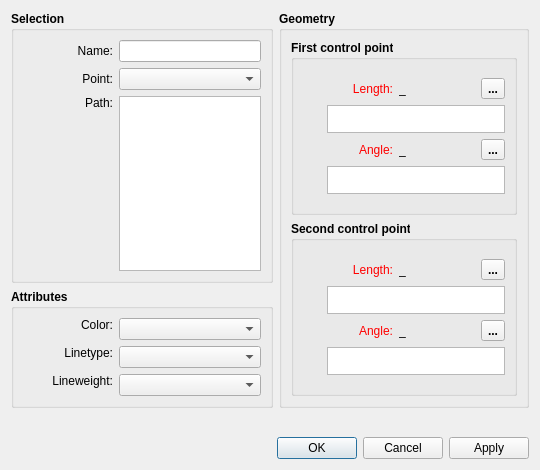
<?xml version="1.0" encoding="UTF-8"?>
<ui version="4.0">
 <class>DialogSplinePath</class>
 <widget class="QDialog" name="DialogSplinePath">
  <property name="geometry">
   <rect>
    <x>0</x>
    <y>0</y>
    <width>540</width>
    <height>470</height>
   </rect>
  </property>
  <property name="minimumSize">
   <size>
    <width>540</width>
    <height>470</height>
   </size>
  </property>
  <property name="windowTitle">
   <string>Spline - Interactive</string>
  </property>
  <property name="windowIcon">
   <iconset resource="../../../vmisc/share/resources/icon.qrc">
    <normaloff>:/icon/64x64/icon64x64.png</normaloff>:/icon/64x64/icon64x64.png</iconset>
  </property>
  <property name="locale">
   <locale language="English" country="UnitedStates"/>
  </property>
  <layout class="QVBoxLayout" name="verticalLayout_9">
   <item>
    <layout class="QHBoxLayout" name="horizontalLayout_5">
     <item>
      <layout class="QVBoxLayout" name="verticalLayout_4">
       <item>
        <widget class="QGroupBox" name="selection_GroupBox">
         <property name="sizePolicy">
          <sizepolicy hsizetype="Expanding" vsizetype="Preferred">
           <horstretch>0</horstretch>
           <verstretch>0</verstretch>
          </sizepolicy>
         </property>
         <property name="minimumSize">
          <size>
           <width>0</width>
           <height>0</height>
          </size>
         </property>
         <property name="font">
          <font>
           <pointsize>9</pointsize>
           <bold>true</bold>
          </font>
         </property>
         <property name="title">
          <string>Selection</string>
         </property>
         <layout class="QVBoxLayout" name="verticalLayout_8">
          <item>
           <layout class="QFormLayout" name="formLayout">
            <property name="labelAlignment">
             <set>Qt::AlignRight|Qt::AlignTrailing|Qt::AlignVCenter</set>
            </property>
            <item row="0" column="0">
             <widget class="QLabel" name="labelName">
              <property name="minimumSize">
               <size>
                <width>90</width>
                <height>0</height>
               </size>
              </property>
              <property name="font">
               <font>
                <pointsize>9</pointsize>
                <bold>false</bold>
               </font>
              </property>
              <property name="text">
               <string>Name:</string>
              </property>
              <property name="alignment">
               <set>Qt::AlignRight|Qt::AlignTrailing|Qt::AlignVCenter</set>
              </property>
             </widget>
            </item>
            <item row="0" column="1">
             <widget class="QLineEdit" name="lineEditSplPathName">
              <property name="sizePolicy">
               <sizepolicy hsizetype="Preferred" vsizetype="Fixed">
                <horstretch>0</horstretch>
                <verstretch>0</verstretch>
               </sizepolicy>
              </property>
              <property name="minimumSize">
               <size>
                <width>60</width>
                <height>0</height>
               </size>
              </property>
              <property name="font">
               <font>
                <pointsize>9</pointsize>
                <bold>false</bold>
               </font>
              </property>
              <property name="readOnly">
               <bool>true</bool>
              </property>
             </widget>
            </item>
            <item row="1" column="0">
             <widget class="QLabel" name="labelPoint">
              <property name="minimumSize">
               <size>
                <width>90</width>
                <height>0</height>
               </size>
              </property>
              <property name="font">
               <font>
                <pointsize>9</pointsize>
                <bold>false</bold>
               </font>
              </property>
              <property name="text">
               <string>Point:</string>
              </property>
              <property name="alignment">
               <set>Qt::AlignRight|Qt::AlignTrailing|Qt::AlignVCenter</set>
              </property>
             </widget>
            </item>
            <item row="1" column="1">
             <widget class="QComboBox" name="comboBoxPoint">
              <property name="sizePolicy">
               <sizepolicy hsizetype="Preferred" vsizetype="Fixed">
                <horstretch>0</horstretch>
                <verstretch>0</verstretch>
               </sizepolicy>
              </property>
              <property name="minimumSize">
               <size>
                <width>60</width>
                <height>0</height>
               </size>
              </property>
              <property name="font">
               <font>
                <pointsize>9</pointsize>
                <bold>false</bold>
               </font>
              </property>
             </widget>
            </item>
            <item row="2" column="0">
             <widget class="QLabel" name="label">
              <property name="minimumSize">
               <size>
                <width>90</width>
                <height>0</height>
               </size>
              </property>
              <property name="font">
               <font>
                <pointsize>9</pointsize>
                <bold>false</bold>
               </font>
              </property>
              <property name="text">
               <string>Path:</string>
              </property>
              <property name="alignment">
               <set>Qt::AlignRight|Qt::AlignTop|Qt::AlignTrailing</set>
              </property>
             </widget>
            </item>
            <item row="2" column="1">
             <widget class="QListWidget" name="listWidget">
              <property name="sizePolicy">
               <sizepolicy hsizetype="Preferred" vsizetype="Expanding">
                <horstretch>0</horstretch>
                <verstretch>0</verstretch>
               </sizepolicy>
              </property>
              <property name="minimumSize">
               <size>
                <width>60</width>
                <height>0</height>
               </size>
              </property>
              <property name="toolTip">
               <string>List of points</string>
              </property>
             </widget>
            </item>
           </layout>
          </item>
         </layout>
        </widget>
       </item>
       <item>
        <widget class="QGroupBox" name="attributes_GroupBox">
         <property name="minimumSize">
          <size>
           <width>240</width>
           <height>0</height>
          </size>
         </property>
         <property name="font">
          <font>
           <pointsize>9</pointsize>
           <bold>true</bold>
          </font>
         </property>
         <property name="title">
          <string>Attributes</string>
         </property>
         <layout class="QVBoxLayout" name="verticalLayout_5">
          <item>
           <layout class="QFormLayout" name="formLayout_3">
            <property name="labelAlignment">
             <set>Qt::AlignRight|Qt::AlignTrailing|Qt::AlignVCenter</set>
            </property>
            <item row="1" column="0">
             <widget class="QLabel" name="lineType_Label">
              <property name="sizePolicy">
               <sizepolicy hsizetype="MinimumExpanding" vsizetype="Fixed">
                <horstretch>0</horstretch>
                <verstretch>0</verstretch>
               </sizepolicy>
              </property>
              <property name="minimumSize">
               <size>
                <width>90</width>
                <height>0</height>
               </size>
              </property>
              <property name="maximumSize">
               <size>
                <width>16777215</width>
                <height>16777215</height>
               </size>
              </property>
              <property name="font">
               <font>
                <pointsize>9</pointsize>
                <bold>false</bold>
               </font>
              </property>
              <property name="text">
               <string>Linetype:</string>
              </property>
              <property name="alignment">
               <set>Qt::AlignRight|Qt::AlignTrailing|Qt::AlignVCenter</set>
              </property>
             </widget>
            </item>
            <item row="1" column="1">
             <widget class="LineTypeComboBox" name="lineType_ComboBox">
              <property name="sizePolicy">
               <sizepolicy hsizetype="Preferred" vsizetype="Fixed">
                <horstretch>0</horstretch>
                <verstretch>0</verstretch>
               </sizepolicy>
              </property>
              <property name="minimumSize">
               <size>
                <width>60</width>
                <height>0</height>
               </size>
              </property>
              <property name="maximumSize">
               <size>
                <width>16777215</width>
                <height>16777215</height>
               </size>
              </property>
              <property name="font">
               <font>
                <pointsize>9</pointsize>
                <bold>false</bold>
               </font>
              </property>
             </widget>
            </item>
            <item row="2" column="0">
             <widget class="QLabel" name="lineWeight_Label">
              <property name="sizePolicy">
               <sizepolicy hsizetype="MinimumExpanding" vsizetype="Fixed">
                <horstretch>0</horstretch>
                <verstretch>0</verstretch>
               </sizepolicy>
              </property>
              <property name="minimumSize">
               <size>
                <width>90</width>
                <height>0</height>
               </size>
              </property>
              <property name="maximumSize">
               <size>
                <width>16777215</width>
                <height>16777215</height>
               </size>
              </property>
              <property name="font">
               <font>
                <pointsize>9</pointsize>
                <bold>false</bold>
               </font>
              </property>
              <property name="text">
               <string>Lineweight:</string>
              </property>
              <property name="alignment">
               <set>Qt::AlignRight|Qt::AlignTrailing|Qt::AlignVCenter</set>
              </property>
             </widget>
            </item>
            <item row="2" column="1">
             <widget class="LineWeightComboBox" name="lineWeight_ComboBox">
              <property name="sizePolicy">
               <sizepolicy hsizetype="Preferred" vsizetype="Fixed">
                <horstretch>0</horstretch>
                <verstretch>0</verstretch>
               </sizepolicy>
              </property>
              <property name="minimumSize">
               <size>
                <width>60</width>
                <height>0</height>
               </size>
              </property>
              <property name="font">
               <font>
                <pointsize>9</pointsize>
                <bold>false</bold>
               </font>
              </property>
             </widget>
            </item>
            <item row="0" column="0">
             <widget class="QLabel" name="lineColor_Label">
              <property name="sizePolicy">
               <sizepolicy hsizetype="MinimumExpanding" vsizetype="Fixed">
                <horstretch>0</horstretch>
                <verstretch>0</verstretch>
               </sizepolicy>
              </property>
              <property name="minimumSize">
               <size>
                <width>90</width>
                <height>0</height>
               </size>
              </property>
              <property name="maximumSize">
               <size>
                <width>16777215</width>
                <height>16777215</height>
               </size>
              </property>
              <property name="font">
               <font>
                <pointsize>9</pointsize>
                <bold>false</bold>
               </font>
              </property>
              <property name="text">
               <string>Color:</string>
              </property>
              <property name="alignment">
               <set>Qt::AlignRight|Qt::AlignTrailing|Qt::AlignVCenter</set>
              </property>
             </widget>
            </item>
            <item row="0" column="1">
             <widget class="ColorComboBox" name="lineColor_ComboBox">
              <property name="sizePolicy">
               <sizepolicy hsizetype="Preferred" vsizetype="Fixed">
                <horstretch>0</horstretch>
                <verstretch>0</verstretch>
               </sizepolicy>
              </property>
              <property name="minimumSize">
               <size>
                <width>60</width>
                <height>0</height>
               </size>
              </property>
              <property name="font">
               <font>
                <pointsize>9</pointsize>
                <bold>false</bold>
               </font>
              </property>
             </widget>
            </item>
           </layout>
          </item>
         </layout>
        </widget>
       </item>
      </layout>
     </item>
     <item>
      <widget class="QGroupBox" name="geometry_GroupBox">
       <property name="sizePolicy">
        <sizepolicy hsizetype="Expanding" vsizetype="Preferred">
         <horstretch>0</horstretch>
         <verstretch>0</verstretch>
        </sizepolicy>
       </property>
       <property name="minimumSize">
        <size>
         <width>250</width>
         <height>0</height>
        </size>
       </property>
       <property name="font">
        <font>
         <pointsize>9</pointsize>
         <bold>true</bold>
        </font>
       </property>
       <property name="title">
        <string>Geometry</string>
       </property>
       <layout class="QVBoxLayout" name="verticalLayout">
        <item>
         <widget class="QGroupBox" name="firstCP_GroupBox">
          <property name="font">
           <font>
            <pointsize>9</pointsize>
            <bold>true</bold>
           </font>
          </property>
          <property name="title">
           <string>First control point</string>
          </property>
          <layout class="QVBoxLayout" name="verticalLayout_3">
           <item>
            <layout class="QVBoxLayout" name="verticalLayout_6">
             <item>
              <layout class="QHBoxLayout" name="horizontalLayout_2">
               <item alignment="Qt::AlignLeft">
                <widget class="QLabel" name="labelEditLength1">
                 <property name="sizePolicy">
                  <sizepolicy hsizetype="Fixed" vsizetype="Preferred">
                   <horstretch>0</horstretch>
                   <verstretch>0</verstretch>
                  </sizepolicy>
                 </property>
                 <property name="minimumSize">
                  <size>
                   <width>90</width>
                   <height>0</height>
                  </size>
                 </property>
                 <property name="palette">
                  <palette>
                   <active>
                    <colorrole role="WindowText">
                     <brush brushstyle="SolidPattern">
                      <color alpha="255">
                       <red>255</red>
                       <green>0</green>
                       <blue>0</blue>
                      </color>
                     </brush>
                    </colorrole>
                   </active>
                   <inactive>
                    <colorrole role="WindowText">
                     <brush brushstyle="SolidPattern">
                      <color alpha="255">
                       <red>255</red>
                       <green>0</green>
                       <blue>0</blue>
                      </color>
                     </brush>
                    </colorrole>
                   </inactive>
                   <disabled>
                    <colorrole role="WindowText">
                     <brush brushstyle="SolidPattern">
                      <color alpha="255">
                       <red>159</red>
                       <green>158</green>
                       <blue>158</blue>
                      </color>
                     </brush>
                    </colorrole>
                   </disabled>
                  </palette>
                 </property>
                 <property name="font">
                  <font>
                   <pointsize>9</pointsize>
                   <bold>false</bold>
                  </font>
                 </property>
                 <property name="text">
                  <string>Length:</string>
                 </property>
                 <property name="alignment">
                  <set>Qt::AlignRight|Qt::AlignTrailing|Qt::AlignVCenter</set>
                 </property>
                </widget>
               </item>
               <item>
                <widget class="QLabel" name="labelResultLength1">
                 <property name="sizePolicy">
                  <sizepolicy hsizetype="Fixed" vsizetype="Preferred">
                   <horstretch>0</horstretch>
                   <verstretch>0</verstretch>
                  </sizepolicy>
                 </property>
                 <property name="minimumSize">
                  <size>
                   <width>70</width>
                   <height>0</height>
                  </size>
                 </property>
                 <property name="font">
                  <font>
                   <pointsize>9</pointsize>
                   <bold>false</bold>
                  </font>
                 </property>
                 <property name="toolTip">
                  <string>Value</string>
                 </property>
                 <property name="text">
                  <string notr="true">_</string>
                 </property>
                </widget>
               </item>
               <item>
                <spacer name="horizontalSpacer">
                 <property name="orientation">
                  <enum>Qt::Horizontal</enum>
                 </property>
                 <property name="sizeHint" stdset="0">
                  <size>
                   <width>40</width>
                   <height>20</height>
                  </size>
                 </property>
                </spacer>
               </item>
               <item alignment="Qt::AlignRight">
                <widget class="QToolButton" name="toolButtonExprLength1">
                 <property name="toolTip">
                  <string>Formula wizard</string>
                 </property>
                 <property name="text">
                  <string notr="true">...</string>
                 </property>
                 <property name="icon">
                  <iconset resource="../../../vmisc/share/resources/icon.qrc">
                   <normaloff>:/icon/24x24/fx.png</normaloff>:/icon/24x24/fx.png</iconset>
                 </property>
                 <property name="iconSize">
                  <size>
                   <width>24</width>
                   <height>24</height>
                  </size>
                 </property>
                </widget>
               </item>
              </layout>
             </item>
             <item>
              <layout class="QHBoxLayout" name="horizontalLayout_6">
               <item>
                <widget class="QPushButton" name="pushButtonGrowLength1">
                 <property name="maximumSize">
                  <size>
                   <width>18</width>
                   <height>18</height>
                  </size>
                 </property>
                 <property name="sizeIncrement">
                  <size>
                   <width>0</width>
                   <height>0</height>
                  </size>
                 </property>
                 <property name="toolTip">
                  <string>&lt;html&gt;&lt;head/&gt;&lt;body&gt;&lt;p&gt;Show full calculation in message box&lt;/p&gt;&lt;/body&gt;&lt;/html&gt;</string>
                 </property>
                 <property name="text">
                  <string notr="true"/>
                 </property>
                 <property name="icon">
                  <iconset theme="go-down">
                   <normaloff>.</normaloff>.</iconset>
                 </property>
                 <property name="iconSize">
                  <size>
                   <width>16</width>
                   <height>16</height>
                  </size>
                 </property>
                 <property name="flat">
                  <bool>true</bool>
                 </property>
                </widget>
               </item>
               <item>
                <widget class="QPlainTextEdit" name="plainTextEditLength1F">
                 <property name="sizePolicy">
                  <sizepolicy hsizetype="Expanding" vsizetype="Preferred">
                   <horstretch>0</horstretch>
                   <verstretch>0</verstretch>
                  </sizepolicy>
                 </property>
                 <property name="maximumSize">
                  <size>
                   <width>16777215</width>
                   <height>28</height>
                  </size>
                 </property>
                 <property name="font">
                  <font>
                   <pointsize>9</pointsize>
                   <bold>false</bold>
                  </font>
                 </property>
                 <property name="toolTip">
                  <string>Calculation</string>
                 </property>
                 <property name="tabChangesFocus">
                  <bool>true</bool>
                 </property>
                </widget>
               </item>
              </layout>
             </item>
             <item>
              <layout class="QHBoxLayout" name="horizontalLayout_4">
               <item alignment="Qt::AlignLeft">
                <widget class="QLabel" name="labelEditAngle1">
                 <property name="sizePolicy">
                  <sizepolicy hsizetype="Fixed" vsizetype="Preferred">
                   <horstretch>0</horstretch>
                   <verstretch>0</verstretch>
                  </sizepolicy>
                 </property>
                 <property name="minimumSize">
                  <size>
                   <width>90</width>
                   <height>0</height>
                  </size>
                 </property>
                 <property name="palette">
                  <palette>
                   <active>
                    <colorrole role="WindowText">
                     <brush brushstyle="SolidPattern">
                      <color alpha="255">
                       <red>255</red>
                       <green>0</green>
                       <blue>0</blue>
                      </color>
                     </brush>
                    </colorrole>
                   </active>
                   <inactive>
                    <colorrole role="WindowText">
                     <brush brushstyle="SolidPattern">
                      <color alpha="255">
                       <red>255</red>
                       <green>0</green>
                       <blue>0</blue>
                      </color>
                     </brush>
                    </colorrole>
                   </inactive>
                   <disabled>
                    <colorrole role="WindowText">
                     <brush brushstyle="SolidPattern">
                      <color alpha="255">
                       <red>159</red>
                       <green>158</green>
                       <blue>158</blue>
                      </color>
                     </brush>
                    </colorrole>
                   </disabled>
                  </palette>
                 </property>
                 <property name="font">
                  <font>
                   <pointsize>9</pointsize>
                   <bold>false</bold>
                  </font>
                 </property>
                 <property name="text">
                  <string>Angle:</string>
                 </property>
                 <property name="alignment">
                  <set>Qt::AlignRight|Qt::AlignTrailing|Qt::AlignVCenter</set>
                 </property>
                </widget>
               </item>
               <item>
                <widget class="QLabel" name="labelResultAngle1">
                 <property name="sizePolicy">
                  <sizepolicy hsizetype="Fixed" vsizetype="Preferred">
                   <horstretch>0</horstretch>
                   <verstretch>0</verstretch>
                  </sizepolicy>
                 </property>
                 <property name="minimumSize">
                  <size>
                   <width>70</width>
                   <height>0</height>
                  </size>
                 </property>
                 <property name="font">
                  <font>
                   <pointsize>9</pointsize>
                   <bold>false</bold>
                  </font>
                 </property>
                 <property name="toolTip">
                  <string>Value</string>
                 </property>
                 <property name="text">
                  <string notr="true">_</string>
                 </property>
                </widget>
               </item>
               <item>
                <spacer name="horizontalSpacer_2">
                 <property name="orientation">
                  <enum>Qt::Horizontal</enum>
                 </property>
                 <property name="sizeHint" stdset="0">
                  <size>
                   <width>40</width>
                   <height>20</height>
                  </size>
                 </property>
                </spacer>
               </item>
               <item alignment="Qt::AlignRight">
                <widget class="QToolButton" name="toolButtonExprAngle1">
                 <property name="toolTip">
                  <string>Formula wizard</string>
                 </property>
                 <property name="text">
                  <string notr="true">...</string>
                 </property>
                 <property name="icon">
                  <iconset resource="../../../vmisc/share/resources/icon.qrc">
                   <normaloff>:/icon/24x24/fx.png</normaloff>:/icon/24x24/fx.png</iconset>
                 </property>
                 <property name="iconSize">
                  <size>
                   <width>24</width>
                   <height>24</height>
                  </size>
                 </property>
                </widget>
               </item>
              </layout>
             </item>
             <item>
              <layout class="QHBoxLayout" name="horizontalLayout_7">
               <item>
                <widget class="QPushButton" name="pushButtonGrowAngle1">
                 <property name="maximumSize">
                  <size>
                   <width>18</width>
                   <height>18</height>
                  </size>
                 </property>
                 <property name="sizeIncrement">
                  <size>
                   <width>0</width>
                   <height>0</height>
                  </size>
                 </property>
                 <property name="toolTip">
                  <string>&lt;html&gt;&lt;head/&gt;&lt;body&gt;&lt;p&gt;Show full calculation in message box&lt;/p&gt;&lt;/body&gt;&lt;/html&gt;</string>
                 </property>
                 <property name="text">
                  <string notr="true"/>
                 </property>
                 <property name="icon">
                  <iconset theme="go-down">
                   <normaloff>.</normaloff>.</iconset>
                 </property>
                 <property name="iconSize">
                  <size>
                   <width>16</width>
                   <height>16</height>
                  </size>
                 </property>
                 <property name="flat">
                  <bool>true</bool>
                 </property>
                </widget>
               </item>
               <item>
                <widget class="QPlainTextEdit" name="plainTextEditAngle1F">
                 <property name="sizePolicy">
                  <sizepolicy hsizetype="Expanding" vsizetype="Preferred">
                   <horstretch>0</horstretch>
                   <verstretch>0</verstretch>
                  </sizepolicy>
                 </property>
                 <property name="maximumSize">
                  <size>
                   <width>16777215</width>
                   <height>28</height>
                  </size>
                 </property>
                 <property name="font">
                  <font>
                   <pointsize>9</pointsize>
                   <bold>false</bold>
                  </font>
                 </property>
                 <property name="toolTip">
                  <string>Calculation</string>
                 </property>
                 <property name="tabChangesFocus">
                  <bool>true</bool>
                 </property>
                </widget>
               </item>
              </layout>
             </item>
            </layout>
           </item>
          </layout>
         </widget>
        </item>
        <item>
         <widget class="QGroupBox" name="secondCP_GroupBox">
          <property name="font">
           <font>
            <pointsize>9</pointsize>
            <bold>true</bold>
           </font>
          </property>
          <property name="title">
           <string>Second control point</string>
          </property>
          <layout class="QVBoxLayout" name="verticalLayout_2">
           <item>
            <layout class="QVBoxLayout" name="verticalLayout_7">
             <item>
              <layout class="QHBoxLayout" name="horizontalLayout_8">
               <item alignment="Qt::AlignLeft">
                <widget class="QLabel" name="labelEditLength2">
                 <property name="sizePolicy">
                  <sizepolicy hsizetype="Fixed" vsizetype="Preferred">
                   <horstretch>0</horstretch>
                   <verstretch>0</verstretch>
                  </sizepolicy>
                 </property>
                 <property name="minimumSize">
                  <size>
                   <width>90</width>
                   <height>0</height>
                  </size>
                 </property>
                 <property name="palette">
                  <palette>
                   <active>
                    <colorrole role="WindowText">
                     <brush brushstyle="SolidPattern">
                      <color alpha="255">
                       <red>255</red>
                       <green>0</green>
                       <blue>0</blue>
                      </color>
                     </brush>
                    </colorrole>
                   </active>
                   <inactive>
                    <colorrole role="WindowText">
                     <brush brushstyle="SolidPattern">
                      <color alpha="255">
                       <red>255</red>
                       <green>0</green>
                       <blue>0</blue>
                      </color>
                     </brush>
                    </colorrole>
                   </inactive>
                   <disabled>
                    <colorrole role="WindowText">
                     <brush brushstyle="SolidPattern">
                      <color alpha="255">
                       <red>159</red>
                       <green>158</green>
                       <blue>158</blue>
                      </color>
                     </brush>
                    </colorrole>
                   </disabled>
                  </palette>
                 </property>
                 <property name="font">
                  <font>
                   <pointsize>9</pointsize>
                   <bold>false</bold>
                  </font>
                 </property>
                 <property name="text">
                  <string>Length:</string>
                 </property>
                 <property name="alignment">
                  <set>Qt::AlignRight|Qt::AlignTrailing|Qt::AlignVCenter</set>
                 </property>
                </widget>
               </item>
               <item>
                <widget class="QLabel" name="labelResultLength2">
                 <property name="sizePolicy">
                  <sizepolicy hsizetype="Fixed" vsizetype="Preferred">
                   <horstretch>0</horstretch>
                   <verstretch>0</verstretch>
                  </sizepolicy>
                 </property>
                 <property name="minimumSize">
                  <size>
                   <width>70</width>
                   <height>0</height>
                  </size>
                 </property>
                 <property name="font">
                  <font>
                   <pointsize>9</pointsize>
                   <bold>false</bold>
                  </font>
                 </property>
                 <property name="toolTip">
                  <string>Value</string>
                 </property>
                 <property name="text">
                  <string notr="true">_</string>
                 </property>
                </widget>
               </item>
               <item>
                <spacer name="horizontalSpacer_3">
                 <property name="orientation">
                  <enum>Qt::Horizontal</enum>
                 </property>
                 <property name="sizeHint" stdset="0">
                  <size>
                   <width>40</width>
                   <height>20</height>
                  </size>
                 </property>
                </spacer>
               </item>
               <item alignment="Qt::AlignRight">
                <widget class="QToolButton" name="toolButtonExprLength2">
                 <property name="toolTip">
                  <string>Formula wizard</string>
                 </property>
                 <property name="text">
                  <string notr="true">...</string>
                 </property>
                 <property name="icon">
                  <iconset resource="../../../vmisc/share/resources/icon.qrc">
                   <normaloff>:/icon/24x24/fx.png</normaloff>:/icon/24x24/fx.png</iconset>
                 </property>
                 <property name="iconSize">
                  <size>
                   <width>24</width>
                   <height>24</height>
                  </size>
                 </property>
                </widget>
               </item>
              </layout>
             </item>
             <item>
              <layout class="QHBoxLayout" name="horizontalLayout_9">
               <item>
                <widget class="QPushButton" name="pushButtonGrowLength2">
                 <property name="maximumSize">
                  <size>
                   <width>18</width>
                   <height>18</height>
                  </size>
                 </property>
                 <property name="sizeIncrement">
                  <size>
                   <width>0</width>
                   <height>0</height>
                  </size>
                 </property>
                 <property name="toolTip">
                  <string>&lt;html&gt;&lt;head/&gt;&lt;body&gt;&lt;p&gt;Show full calculation in message box&lt;/p&gt;&lt;/body&gt;&lt;/html&gt;</string>
                 </property>
                 <property name="text">
                  <string notr="true"/>
                 </property>
                 <property name="icon">
                  <iconset theme="go-down">
                   <normaloff>.</normaloff>.</iconset>
                 </property>
                 <property name="iconSize">
                  <size>
                   <width>16</width>
                   <height>16</height>
                  </size>
                 </property>
                 <property name="flat">
                  <bool>true</bool>
                 </property>
                </widget>
               </item>
               <item>
                <widget class="QPlainTextEdit" name="plainTextEditLength2F">
                 <property name="sizePolicy">
                  <sizepolicy hsizetype="Expanding" vsizetype="Preferred">
                   <horstretch>0</horstretch>
                   <verstretch>0</verstretch>
                  </sizepolicy>
                 </property>
                 <property name="maximumSize">
                  <size>
                   <width>16777215</width>
                   <height>28</height>
                  </size>
                 </property>
                 <property name="font">
                  <font>
                   <pointsize>9</pointsize>
                   <bold>false</bold>
                  </font>
                 </property>
                 <property name="toolTip">
                  <string>Calculation</string>
                 </property>
                 <property name="tabChangesFocus">
                  <bool>true</bool>
                 </property>
                </widget>
               </item>
              </layout>
             </item>
             <item>
              <layout class="QHBoxLayout" name="horizontalLayout_11">
               <item alignment="Qt::AlignLeft">
                <widget class="QLabel" name="labelEditAngle2">
                 <property name="sizePolicy">
                  <sizepolicy hsizetype="Fixed" vsizetype="Preferred">
                   <horstretch>0</horstretch>
                   <verstretch>0</verstretch>
                  </sizepolicy>
                 </property>
                 <property name="minimumSize">
                  <size>
                   <width>90</width>
                   <height>0</height>
                  </size>
                 </property>
                 <property name="palette">
                  <palette>
                   <active>
                    <colorrole role="WindowText">
                     <brush brushstyle="SolidPattern">
                      <color alpha="255">
                       <red>255</red>
                       <green>0</green>
                       <blue>0</blue>
                      </color>
                     </brush>
                    </colorrole>
                   </active>
                   <inactive>
                    <colorrole role="WindowText">
                     <brush brushstyle="SolidPattern">
                      <color alpha="255">
                       <red>255</red>
                       <green>0</green>
                       <blue>0</blue>
                      </color>
                     </brush>
                    </colorrole>
                   </inactive>
                   <disabled>
                    <colorrole role="WindowText">
                     <brush brushstyle="SolidPattern">
                      <color alpha="255">
                       <red>159</red>
                       <green>158</green>
                       <blue>158</blue>
                      </color>
                     </brush>
                    </colorrole>
                   </disabled>
                  </palette>
                 </property>
                 <property name="font">
                  <font>
                   <pointsize>9</pointsize>
                   <bold>false</bold>
                  </font>
                 </property>
                 <property name="text">
                  <string>Angle:</string>
                 </property>
                 <property name="alignment">
                  <set>Qt::AlignRight|Qt::AlignTrailing|Qt::AlignVCenter</set>
                 </property>
                </widget>
               </item>
               <item>
                <widget class="QLabel" name="labelResultAngle2">
                 <property name="sizePolicy">
                  <sizepolicy hsizetype="Fixed" vsizetype="Preferred">
                   <horstretch>0</horstretch>
                   <verstretch>0</verstretch>
                  </sizepolicy>
                 </property>
                 <property name="minimumSize">
                  <size>
                   <width>70</width>
                   <height>0</height>
                  </size>
                 </property>
                 <property name="font">
                  <font>
                   <pointsize>9</pointsize>
                   <bold>false</bold>
                  </font>
                 </property>
                 <property name="toolTip">
                  <string>Value</string>
                 </property>
                 <property name="text">
                  <string notr="true">_</string>
                 </property>
                </widget>
               </item>
               <item>
                <spacer name="horizontalSpacer_4">
                 <property name="orientation">
                  <enum>Qt::Horizontal</enum>
                 </property>
                 <property name="sizeHint" stdset="0">
                  <size>
                   <width>40</width>
                   <height>20</height>
                  </size>
                 </property>
                </spacer>
               </item>
               <item alignment="Qt::AlignRight">
                <widget class="QToolButton" name="toolButtonExprAngle2">
                 <property name="toolTip">
                  <string>Formula wizard</string>
                 </property>
                 <property name="text">
                  <string notr="true">...</string>
                 </property>
                 <property name="icon">
                  <iconset resource="../../../vmisc/share/resources/icon.qrc">
                   <normaloff>:/icon/24x24/fx.png</normaloff>:/icon/24x24/fx.png</iconset>
                 </property>
                 <property name="iconSize">
                  <size>
                   <width>24</width>
                   <height>24</height>
                  </size>
                 </property>
                </widget>
               </item>
              </layout>
             </item>
             <item>
              <layout class="QHBoxLayout" name="horizontalLayout_12">
               <item>
                <widget class="QPushButton" name="pushButtonGrowAngle2">
                 <property name="maximumSize">
                  <size>
                   <width>18</width>
                   <height>18</height>
                  </size>
                 </property>
                 <property name="sizeIncrement">
                  <size>
                   <width>0</width>
                   <height>0</height>
                  </size>
                 </property>
                 <property name="toolTip">
                  <string>&lt;html&gt;&lt;head/&gt;&lt;body&gt;&lt;p&gt;Show full calculation in message box&lt;/p&gt;&lt;/body&gt;&lt;/html&gt;</string>
                 </property>
                 <property name="text">
                  <string notr="true"/>
                 </property>
                 <property name="icon">
                  <iconset theme="go-down">
                   <normaloff>.</normaloff>.</iconset>
                 </property>
                 <property name="iconSize">
                  <size>
                   <width>16</width>
                   <height>16</height>
                  </size>
                 </property>
                 <property name="flat">
                  <bool>true</bool>
                 </property>
                </widget>
               </item>
               <item>
                <widget class="QPlainTextEdit" name="plainTextEditAngle2F">
                 <property name="sizePolicy">
                  <sizepolicy hsizetype="Expanding" vsizetype="Preferred">
                   <horstretch>0</horstretch>
                   <verstretch>0</verstretch>
                  </sizepolicy>
                 </property>
                 <property name="maximumSize">
                  <size>
                   <width>16777215</width>
                   <height>28</height>
                  </size>
                 </property>
                 <property name="font">
                  <font>
                   <pointsize>9</pointsize>
                   <bold>false</bold>
                  </font>
                 </property>
                 <property name="toolTip">
                  <string>Calculation</string>
                 </property>
                 <property name="tabChangesFocus">
                  <bool>true</bool>
                 </property>
                </widget>
               </item>
              </layout>
             </item>
            </layout>
           </item>
          </layout>
         </widget>
        </item>
       </layout>
      </widget>
     </item>
    </layout>
   </item>
   <item>
    <spacer name="verticalSpacer">
     <property name="orientation">
      <enum>Qt::Vertical</enum>
     </property>
     <property name="sizeHint" stdset="0">
      <size>
       <width>20</width>
       <height>39</height>
      </size>
     </property>
    </spacer>
   </item>
   <item>
    <widget class="QDialogButtonBox" name="buttonBox">
     <property name="orientation">
      <enum>Qt::Horizontal</enum>
     </property>
     <property name="standardButtons">
      <set>QDialogButtonBox::Apply|QDialogButtonBox::Cancel|QDialogButtonBox::Ok</set>
     </property>
    </widget>
   </item>
  </layout>
 </widget>
 <customwidgets>
  <customwidget>
   <class>ColorComboBox</class>
   <extends>QComboBox</extends>
   <header location="global">color_combobox.h</header>
  </customwidget>
  <customwidget>
   <class>LineTypeComboBox</class>
   <extends>QComboBox</extends>
   <header location="global">linetype_combobox.h</header>
  </customwidget>
  <customwidget>
   <class>LineWeightComboBox</class>
   <extends>QComboBox</extends>
   <header location="global">lineweight_combobox.h</header>
  </customwidget>
 </customwidgets>
 <tabstops>
  <tabstop>buttonBox</tabstop>
 </tabstops>
 <resources>
  <include location="../../../vmisc/share/resources/icon.qrc"/>
 </resources>
 <connections>
  <connection>
   <sender>buttonBox</sender>
   <signal>accepted()</signal>
   <receiver>DialogSplinePath</receiver>
   <slot>accept()</slot>
   <hints>
    <hint type="sourcelabel">
     <x>248</x>
     <y>254</y>
    </hint>
    <hint type="destinationlabel">
     <x>157</x>
     <y>274</y>
    </hint>
   </hints>
  </connection>
  <connection>
   <sender>buttonBox</sender>
   <signal>rejected()</signal>
   <receiver>DialogSplinePath</receiver>
   <slot>reject()</slot>
   <hints>
    <hint type="sourcelabel">
     <x>316</x>
     <y>260</y>
    </hint>
    <hint type="destinationlabel">
     <x>286</x>
     <y>274</y>
    </hint>
   </hints>
  </connection>
 </connections>
</ui>
